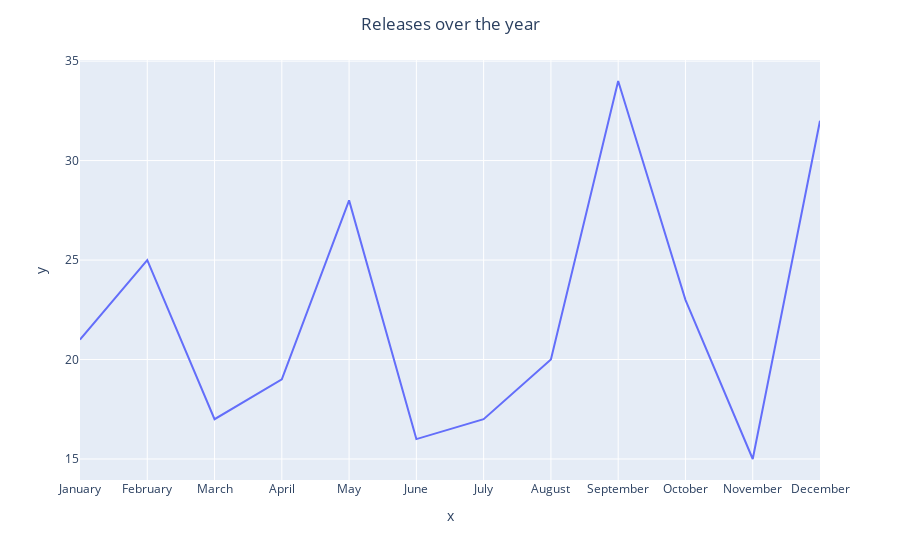

Source (notebook cell):
### Code cell
#functions for dashboard figures

# get year values for dropdown-menu
years = smd.year.unique()
smd_year = smd[smd["year"] == years[0]]

# dat subsets for plots
smd_ya = pd.DataFrame(to_1D(smd_year["actors"]).value_counts())
smd_yg = pd.DataFrame(to_1D(smd_year["genre"]).value_counts())
smd_yp = pd.DataFrame(to_1D(smd_year["production_country"]).value_counts())
rel = pd.DataFrame(smd_year.month.value_counts().reindex(['January', 'February', 'March', 'April', 'May', 'June', 'July',
          'August', 'September', 'October', 'November', 'December']))

# figures 

fig1 = px.bar(x=smd_year.sort_values("budget")["original_title"][:10], y=smd_year.sort_values("budget").index[:10])
fig1.update_layout(title_text='Most expensive movies', title_x=0.5)

fig2 = px.bar(x=smd_year.sort_values("popularity")["original_title"][:10], y=smd_year.sort_values("popularity").index[:10])
fig2.update_layout(title_text='Most popular movies', title_x=0.5)

fig3 = px.pie(values=smd_ya[0][:10], names=smd_yg.index[:10])
fig3.update_layout(title_text='Movie genres', title_x=0.5)

fig4 = px.choropleth(locations=smd_yp.index,
                    locationmode="country names",
                    color = smd_yp[0])
fig4.update_layout(title_text='Movies produced by Country', title_x=0.5)

fig5 = px.line(x=rel.index, y=rel["month"])
fig5.update_layout(title_text='Releases over the year', title_x=0.5)

#

### Figure 1 — Plotly figure (JSON) as saved in the notebook; plotly's stock layout.template omitted (floating-point values rounded to 4 significant figures)
{"data": [{"hovertemplate": "x=%{x}<br>y=%{y}<extra></extra>", "legendgroup": "", "line": {"color": "#636efa", "dash": "solid"}, "marker": {"symbol": "circle"}, "mode": "lines", "name": "", "orientation": "v", "showlegend": false, "type": "scatter", "x": ["January", "February", "March", "April", "May", "June", "July", "August", "September", "October", "November", "December"], "xaxis": "x", "y": [21, 25, 17, 19, 28, 16, 17, 20, 34, 23, 15, 32], "yaxis": "y"}], "layout": {"legend": {"tracegroupgap": 0}, "margin": {"t": 60}, "title": {"text": "Releases over the year", "x": 0.5}, "xaxis": {"anchor": "y", "domain": [0, 1], "title": {"text": "x"}}, "yaxis": {"anchor": "x", "domain": [0, 1], "title": {"text": "y"}}}}
